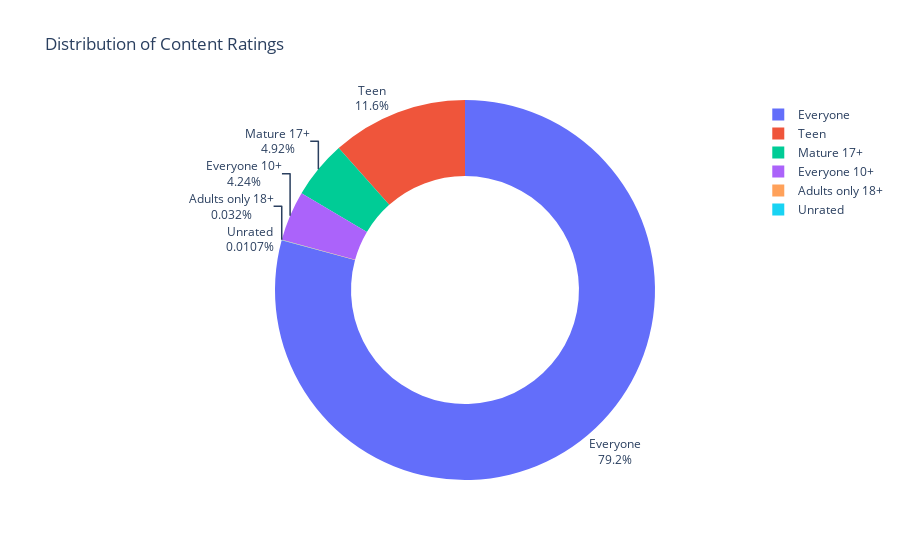

Notebook cell for this chart:
### Code cell
fig = px.pie(labels=ratings.index,values=ratings.values,names=ratings.index, hole=0.6,
       title='Distribution of Content Ratings')
fig.update_traces(textposition='outside', textinfo='percent+label')
fig.show()

### Figure 1 — Plotly figure (JSON) as saved in the notebook; plotly's stock layout.template omitted (floating-point values rounded to 4 significant figures)
{"data": [{"domain": {"x": [0, 1], "y": [0, 1]}, "hole": 0.6, "hovertemplate": "label=%{label}<br>value=%{value}<extra></extra>", "labels": ["Everyone", "Teen", "Mature 17+", "Everyone 10+", "Adults only 18+", "Unrated"], "legendgroup": "", "name": "", "showlegend": true, "textinfo": "percent+label", "textposition": "outside", "type": "pie", "values": [7421, 1084, 461, 397, 3, 1]}], "layout": {"legend": {"tracegroupgap": 0}, "title": {"text": "Distribution of Content Ratings"}}}
